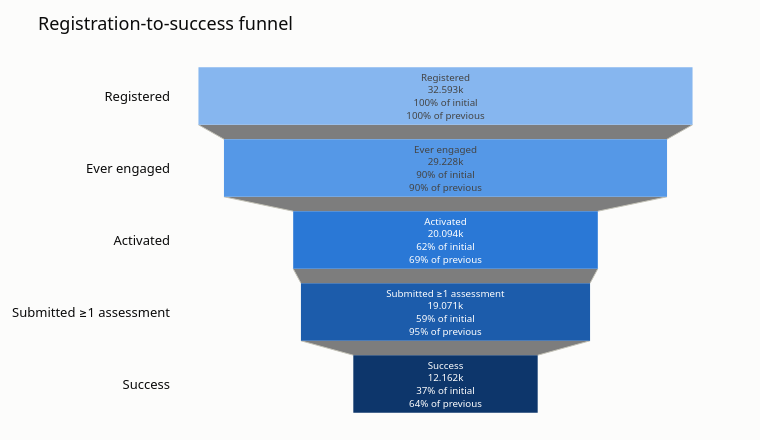

The cell this chart's notebook holds for it:
### Code cell
fig = go.Figure(go.Funnel(
    y=funnel.index.tolist(),
    x=funnel.values.tolist(),
    textposition="inside",
    textinfo="label+value+percent initial+percent previous",
    marker={"color": SEQUENTIAL_BLUE_ORDINAL},
    connector={"line": {"color": "#c3c2b7", "width": 1}},
))
fig.update_layout(
    title="Registration-to-success funnel",
    paper_bgcolor=SURFACE,
    plot_bgcolor=SURFACE,
    font=dict(family="system-ui, -apple-system, sans-serif", color=INK_PRIMARY, size=13),
    margin=dict(l=140, r=40, t=60, b=20),
    width=760,
    height=440,
)
fig.write_image("images/03_funnel.png", scale=2)
frame_png_file("images/03_funnel.png")
fig.show()

### Figure 1 — Plotly figure (JSON) as saved in the notebook; plotly's stock layout.template omitted (floating-point values rounded to 4 significant figures)
{"data": [{"connector": {"line": {"color": "#c3c2b7", "width": 1}}, "marker": {"color": ["#86b6ef", "#5598e7", "#2a78d6", "#1c5cab", "#0d366b"]}, "textinfo": "label+value+percent initial+percent previous", "textposition": "inside", "type": "funnel", "x": [32593, 29228, 20094, 19071, 12162], "y": ["Registered", "Ever engaged", "Activated", "Submitted ≥1 assessment", "Success"]}], "layout": {"font": {"color": "#0b0b0b", "family": "system-ui, -apple-system, sans-serif", "size": 13}, "height": 440, "margin": {"b": 20, "l": 140, "r": 40, "t": 60}, "paper_bgcolor": "#fcfcfb", "plot_bgcolor": "#fcfcfb", "title": {"text": "Registration-to-success funnel"}, "width": 760}}
